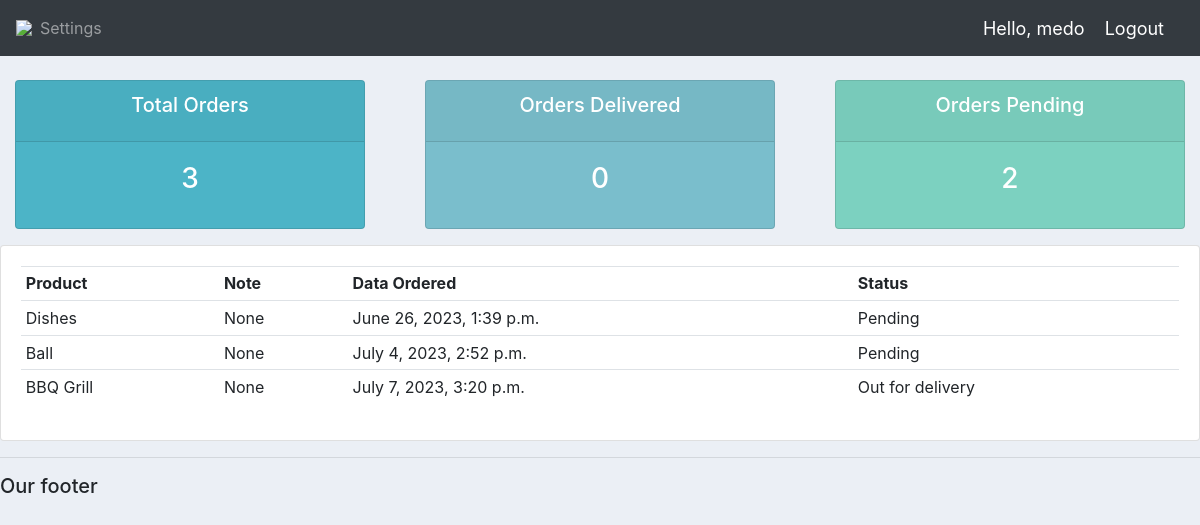
Page /user/ (signed in) on the committed database.
### accounts/models.py (models this page shows)
class Order(models.Model):
    STATUS = (
        ('Pending', 'Pending'),
        ('Out for delivery', 'Out  for delivery'),
        ('Delivered', 'Delivered'),
    )
    customer = models.ForeignKey(Customer, null=True, on_delete= models.SET_NULL)
    product = models.ForeignKey(Product, null=True, on_delete= models.SET_NULL)
    date_created = models.DateTimeField(auto_now_add=True, null=True)
    status = models.CharField(max_length=200, null=True, choices=STATUS)
    note = models.CharField(max_length=1000, null=True)
    def __str__(self):
        return self.product.name

class Product(models.Model):
    CATEGORY = (
        ('Indoor', 'Indoor'),
        ('Out Door', 'Out Door'),
    )
    name = models.CharField(max_length=200, null=True)
    price = models.FloatField(null=True)
    category = models.CharField(max_length=200, null=True, choices=CATEGORY)
    description = models.CharField(max_length=200, null=True, blank=True)
    date_created = models.DateTimeField(auto_now_add=True, null=True)
    tags = models.ManyToManyField(Tag)
    def __str__(self):
        return self.name

### accounts/decoraters.py (the view)
        def wrapper_func(request, *args, **kwargs):
            group = None
            if request.user.groups.exists():
                group = request.user.groups.all()[0].name
            if group in allowed_roles:
                return view_func(request, *args, **kwargs)
            else:
                return HttpResponse('You are not authorized to view this page')

### accounts/decoraters.py (called while the page is built)
def allowed_users(allowed_roles=[]):
    def decorator(view_func):
        def wrapper_func(request, *args, **kwargs):
            group = None
            if request.user.groups.exists():
                group = request.user.groups.all()[0].name
            if group in allowed_roles:
                return view_func(request, *args, **kwargs)
            else:
                return HttpResponse('You are not authorized to view this page')
        return wrapper_func
    return decorator

### accounts/views.py (called while the page is built)
@login_required(login_url='login')
@allowed_users(allowed_roles=['customer'])
def userPage(requset):
    orders = requset.user.customer.order_set.all()
    total_orders = orders.count()
    delivered = orders.filter(status='Delivered').count()
    pending = orders.filter(status='Pending').count()
    print('ORDERS', orders)
    context = {'orders':orders, 'total_orders':total_orders, 'delivered':delivered, 'pending':pending}
    return render(requset, 'accounts/user.html', context)

### accounts/templates/accounts/user.html
{% extends 'accounts/main.html' %}
{% block content %}
{% include 'accounts/status.html' %}
<div class="row">
    <div class="col-md">
        <div class="card card-body">
            <table class="table table-sm">
                <tr>
                    <th>Product</th>
                    <th>Note</th>
                    <th>Data Ordered</th>
                    <th>Status</th>
                </tr>
                {% for order in orders %}
                <tr>
                    <td>{{order.product}}</td>
                    <td>{{order.note}}</td>
                    <td>{{order.date_created}}</td>
                    <td>{{order.status}}</td>
                </tr>
                {% endfor %}
            </table>
        </div>
    </div>
</div>
{% endblock content %}

### accounts/templates/accounts/navbar.html (shortened to what this page needs)
{% load static %}
<nav class="navbar navbar-expand-lg navbar-dark bg-dark">
  <img src="{% static 'images/logo.png' %}">
    <div class="collapse navbar-collapse" id="navbarNav">
      <ul class="navbar-nav">
        {% if request.user.is_staff %}
        <li class="nav-item active">
          <a class="nav-link" href="{% url 'home' %}">Dashboard</a>
        </li>
        <li class="nav-item">
          <a class="nav-link" href="{% url 'products' %}">Products</a>
        </li>
        {% else %}
        <li class="nav-item">
          <a class="nav-link" href="{% url 'account' %}">Settings</a>
        </li>
        {% endif %}
      </ul>
    </div>
    <span class="hello-msg">Hello, {{request.user}}</span>
    <span><a class="hello-msg" href="{% url 'logout' %}">Logout</a></span>
  </nav>

### static/css/main.css (style rules this page uses)
body { background-color: #ebeff5; }

### accounts/templates/accounts/navbar.html (style rules this page uses)
.hello-msg { font-size: 18px; color: #fff; margin-right: 20px; }

### rows in the picture
Order: product "Dishes", note "None", date_created "June 26, 2023, 1:39 p.m.", status "Pending"
Order: product "Ball", note "None", date_created "July 4, 2023, 2:52 p.m.", status "Pending"
Order: product "BBQ Grill", note "None", date_created "July 7, 2023, 3:20 p.m.", status "Out for delivery"

### other values in the picture
{{ request.user }} "medo"
{{ total_orders }} "3"
{{ delivered }} "0"
{{ pending }} "2"
